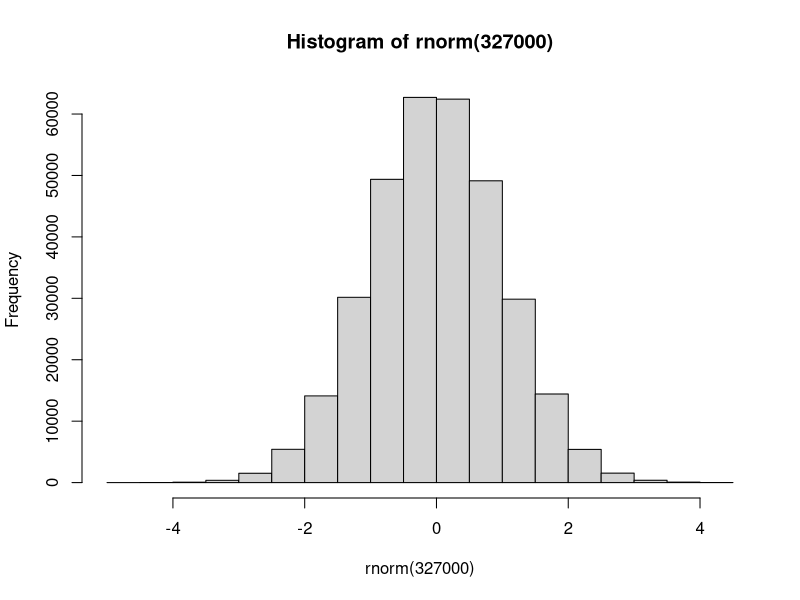

This chart was generated by the following R code:
## ---- chunk 1
hist(rnorm(327000))
